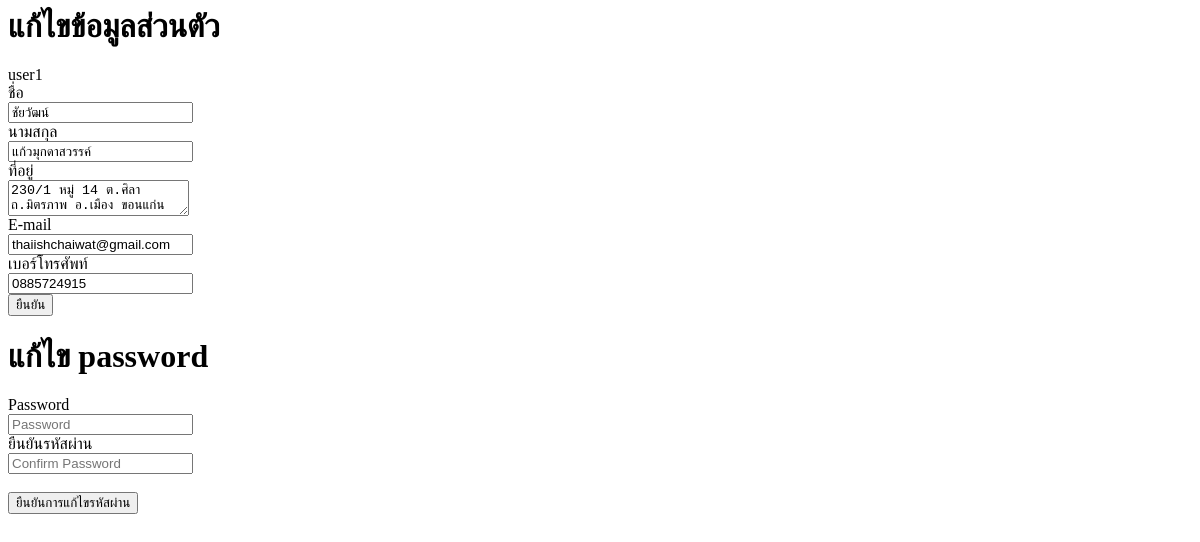
The page /Authentication/edit_user.php (signed in) on the database as committed earlier.
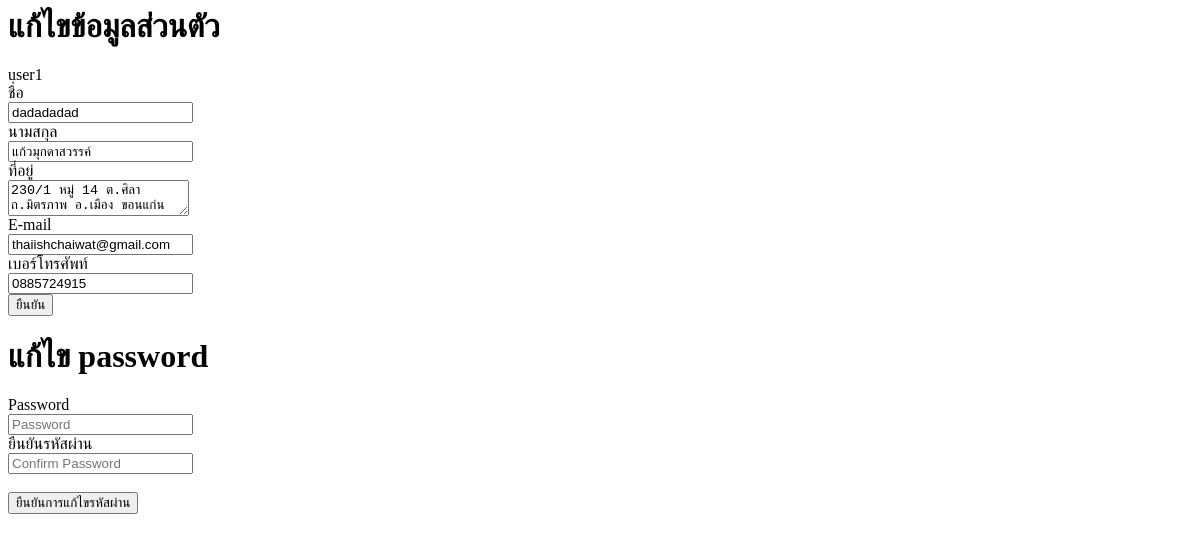
The same page on the database as committed later.
### tables this page shows
CREATE TABLE `user` (
  `User_ID` int(11) NOT NULL,
  `Username` varchar(12) NOT NULL,
  `Password` varchar(80) NOT NULL,
  `User_fname` varchar(30) NOT NULL,
  `User_lname` varchar(30) NOT NULL,
  `User_add` varchar(50) NOT NULL,
  `User_email` varchar(30) NOT NULL,
  `User_tel` varchar(10) NOT NULL
);

### Authentication/edit_user.php (the view, shortened to what this page needs)
<?php include "../connect.php"?>
<?php
$stmt = $pdo->prepare("SELECT * FROM user WHERE User_ID = ?");
$stmt->bindParam(1, $_SESSION["User_ID"]);
$stmt->execute();
$row = $stmt->fetch();
?>
<html>
<head>
</head>
<body>
  <h1>แก้ไขข้อมูลส่วนตัว</h1>
  <form method="post" action="update_user.php">
          <label for="inputUsername"><?=$row["Username"]?></label><br>
          <label for="inputUser_fname">ชื่อ</label><br>
          <input type="text" id="User_fname" value="<?=$row["User_fname"]?>" placeholder="First name" name="User_fname" required title="กรุณากรอกชื่อ"><br>
          <label for="inputUser_lname">นามสกุล</label><br>
          <input type="text" id="User_lname" value="<?=$row["User_lname"]?>" placeholder="Last name"	name="User_lname" required title="กรุณากรอกนามสกุล"><br>
          <label for="inputUser_Add">ที่อยู่</label><br>
          <textarea type="text" id="User_add"  placeholder="Address"	name="User_add" required title="กรุณาที่อยู่" ><?=$row["User_add"]?></textarea><br>
          <label for="inputUser_email">E-mail</label><br>
          <input type="text" id="User_email" value="<?=$row["User_email"]?>" placeholder="E-mail"	name="User_email" required title="กรุณากรอกอีเมลล์"><br>
          <label for="inputUser_tel">เบอร์โทรศัพท์</label><br>
          <input type="text" id="User_tel" value="<?=$row["User_tel"]?>" placeholder="Tel." pattern="[0-9]{10}"	name="User_tel" required title="กรุณากรอกเบอร์โทรศัพท์"><br>
          <button type="submit">ยืนยัน</button>
  </form>
  <h1>แก้ไข password</h1>
        <form  method="post" action="edit_password.php">
          <label for="inputPassword4">Password</label><br>
          <input type="password"  id="Password" placeholder="Password" name="Password" pattern="[a-zA-z0-9]{5,}" required required title="ตัวอักขระภาษาอังกฤษหรือตัวเลข 5ตัวขึ้นไป"><br>
          <label for="inputPassword4">ยืนยันรหัสผ่าน</label><br>
          <input type="password"  id="conpassword" placeholder="Confirm Password" name="conpassword" required onkeyup='check();'><br>
          <span id='message'></span><br>
          <button type="submit">ยืนยันการแก้ไขรหัสผ่าน</button>
        </form>
</body>
</html

Rows that differ between the two databases and show on the page:
changed user "user1": User_fname "ชัยวัฒน์" → "dadadadad"
